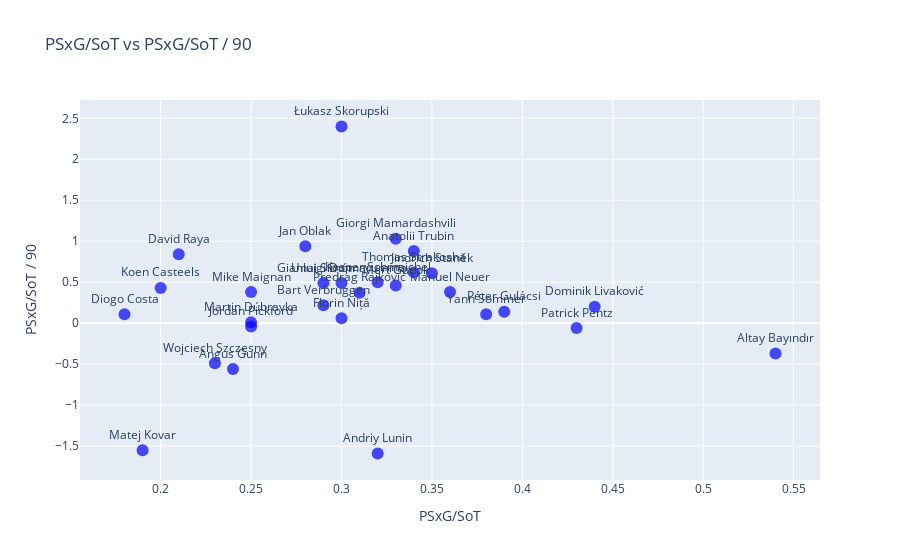

Notebook source saved alongside this figure:
### Markdown cell above
Como ejemplo, utilizamos un gráfico de dispersión sobre dos variables que afectan a los porteros.

### Code cell
#Generar algunos scatter para los arqueros
generar_scatter(porteros, x='PSxG/SoT', y='PSxG/SoT / 90')

### Figure 1 — Plotly figure (JSON) as saved in the notebook; plotly's stock layout.template omitted (floating-point values rounded to 4 significant figures)
{"data": [{"hovertemplate": "PSxG/SoT=%{x}<br>PSxG/SoT / 90=%{y}<br>Jugador=%{text}<extra></extra>", "legendgroup": "", "marker": {"color": "blue", "opacity": 0.7, "size": 12, "symbol": "circle"}, "mode": "markers+text", "name": "", "orientation": "v", "showlegend": false, "text": ["Altay Bayındır", "Koen Casteels", "Diogo Costa", "Gianluigi Donnarumma", "Martin Dúbravka", "Péter Gulácsi", "Angus Gunn", "Mert Günok", "Matej Kovar", "Dominik Livaković", "Andriy Lunin", "Mike Maignan", "Giorgi Mamardashvili", "Manuel Neuer", "Florin Niță", "Jan Oblak", "Patrick Pentz", "Jordan Pickford", "Predrag Rajković", "David Raya", "Kasper Schmeichel", "Unai Simón", "Łukasz Skorupski", "Yann Sommer", "Jindřich Staněk", "Thomas Strakosha", "Wojciech Szczęsny", "Anatolii Trubin", "Bart Verbruggen"], "textposition": "top center", "type": "scatter", "x": [0.54, 0.2, 0.18, 0.3, 0.25, 0.39, 0.24, 0.33, 0.19, 0.44, 0.32, 0.25, 0.33, 0.36, 0.3, 0.28, 0.43, 0.25, 0.31, 0.21, 0.32, 0.29, 0.3, 0.38, 0.35, 0.34, 0.23, 0.34, 0.29], "xaxis": "x", "y": [-0.37, 0.43, 0.11, 0.49, 0.01, 0.14, -0.56, 0.46, -1.55, 0.2, -1.59, 0.38, 1.03, 0.38, 0.06, 0.94, -0.06, -0.04, 0.37, 0.84, 0.5, 0.49, 2.4, 0.11, 0.61, 0.62, -0.49, 0.88, 0.22], "yaxis": "y"}], "layout": {"legend": {"tracegroupgap": 0}, "showlegend": false, "title": {"text": "PSxG/SoT vs PSxG/SoT / 90"}, "xaxis": {"anchor": "y", "domain": [0, 1], "title": {"text": "PSxG/SoT"}}, "yaxis": {"anchor": "x", "domain": [0, 1], "title": {"text": "PSxG/SoT / 90"}}}}
